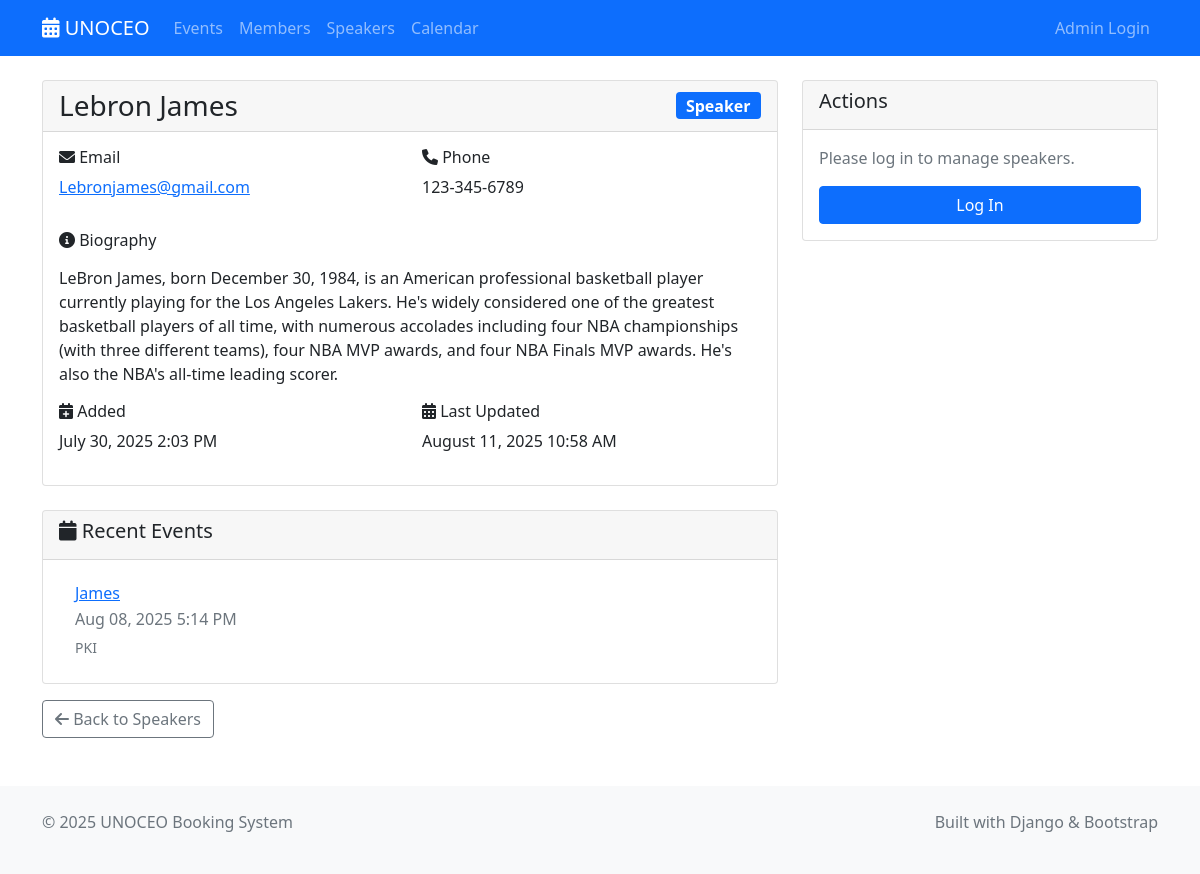
The app's page /speakers/1/, older data.
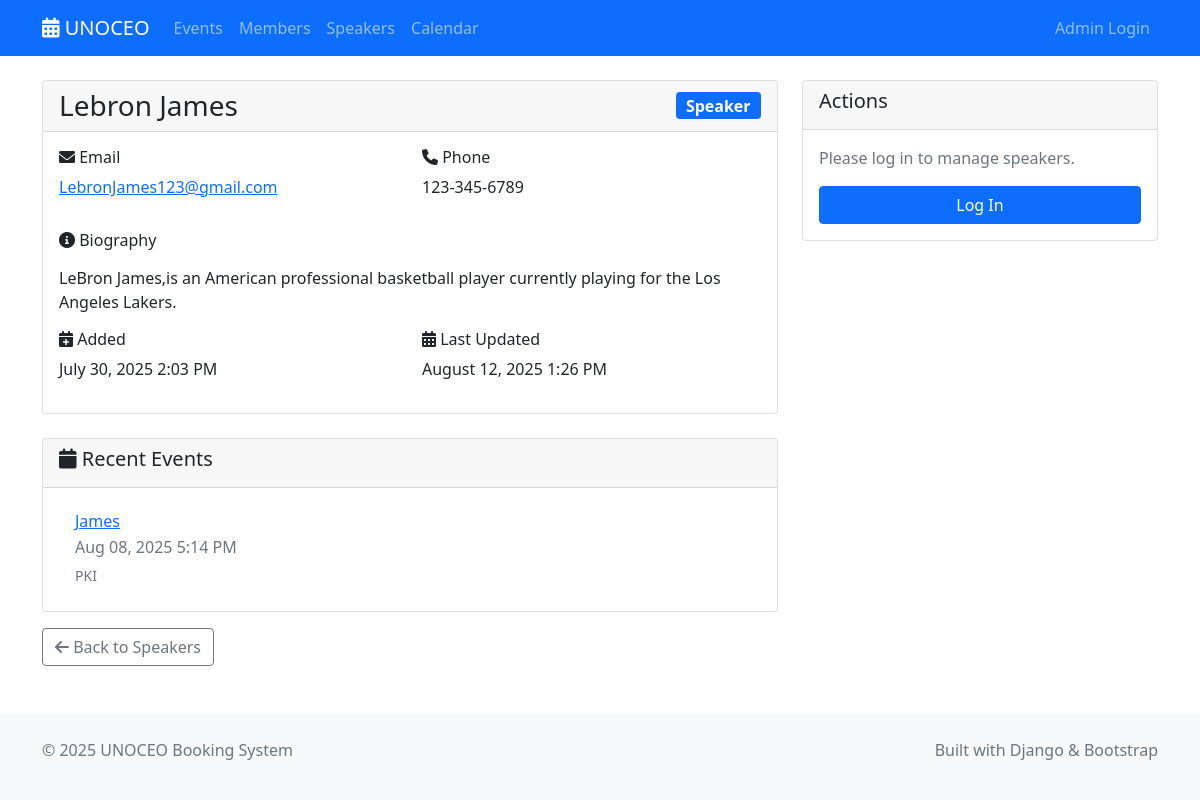
The same page, newer data.
### shared/models.py (models this page shows, shortened)
class Speaker(models.Model):
    name = models.CharField(max_length=200)
    email = models.EmailField(validators=[EmailValidator()])
    bio = models.TextField(blank=True)
    expertise = models.CharField(max_length=300, blank=True)
    phone = models.CharField(max_length=20, blank=True)
    created_at = models.DateTimeField(auto_now_add=True)
    updated_at = models.DateTimeField(auto_now=True)
    class Meta:
        ordering = ['name']

### speaker_management/display/views.py (the view)
# urls.py: path('<int:pk>/', views.SpeakerDetailView.as_view(), name='detail'),
class SpeakerDetailView(DetailView):
    model = Speaker
    template_name = 'speaker_management/detail.html'
    context_object_name = 'speaker'
    def get_context_data(self, **kwargs):
        context = super().get_context_data(**kwargs)
        context['recent_events'] = self.object.event_set.all()[:5]
        return context

### speaker_management/display/templates/speaker_management/detail.html (shortened to what the changed rows need)
{% extends 'base.html' %}
{% block content %}
<div class="container mt-4">
    <div class="row">
        <div class="col-lg-8">
            <div class="card">
                <div class="card-header d-flex justify-content-between align-items-center">
                    <h1 class="h3 mb-0">{{ speaker.name }}</h1>
                    <span class="badge bg-primary fs-6">Speaker</span>
                </div>
                <div class="card-body">
                    <div class="row mb-3">
                        <div class="col-md-6">
                            <p><a href="mailto:{{ speaker.email }}">{{ speaker.email }}</a></p>
                        </div>
                        <div class="col-md-6">
                            <h6><i class="fas fa-phone"></i> Phone</h6>
                            <p>{{ speaker.phone|default:"Not provided" }}</p>
                        </div>
                    </div>
                    {% if speaker.bio %}
                        <div class="mb-3">
                            <h6><i class="fas fa-info-circle"></i> Biography</h6>
                            <p>{{ speaker.bio|linebreaks }}</p>
                        </div>
                    {% endif %}
                    <div class="row">
                        <div class="col-md-6">
                            <h6><i class="fas fa-calendar-plus"></i> Added</h6>
                            <p>{{ speaker.created_at|date:"F d, Y g:i A" }}</p>
                        </div>
                        <div class="col-md-6">
                            <h6><i class="fas fa-calendar-alt"></i> Last Updated</h6>
                            <p>{{ speaker.updated_at|date:"F d, Y g:i A" }}</p>
                        </div>
                    </div>
                </div>
            </div>
        </div>
    </div>
</div>
{% endblock %}

Row changes from the older to the newer data that the page shows:
changed Speaker "Lebron James": email "Lebronjames@gmail.com" → "LebronJames123@gmail.com"; bio "LeBron James, born December 30, 1984, is an American professional basketball player currently playing for the Los Angeles Lakers. He's widely considered one of the greatest basketball players of all time, with numerous accolades including four NBA championships (with three different teams), four NBA MVP awards, and four NBA Finals MVP awards. He's also the NBA's all-time leading scorer." → "LeBron James,is an American professional basketball player currently playing for the Los Angeles Lakers."; updated_at "August 11, 2025 10:58 AM" → "August 12, 2025 1:26 PM"
